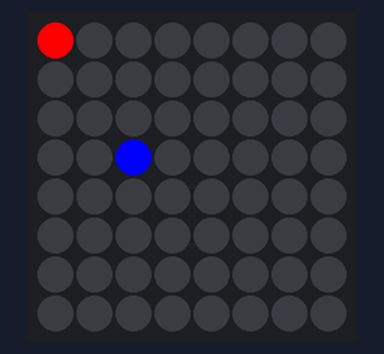
Recording of a program running on a simulated Raspberry Pi (BCM pin numbers) with a Sense HAT. On the bench: the Sense HAT's 8×8 RGB LED matrix. At 5.3 s the program stops and its outputs stay as they are.

Above: at 0.1 s.
At 1.54 s:
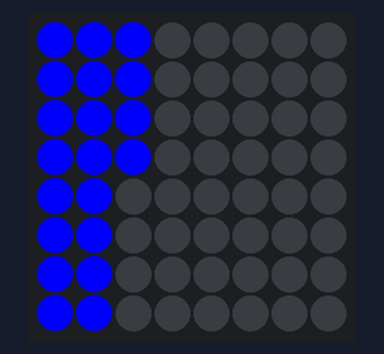
At 2.4 s:
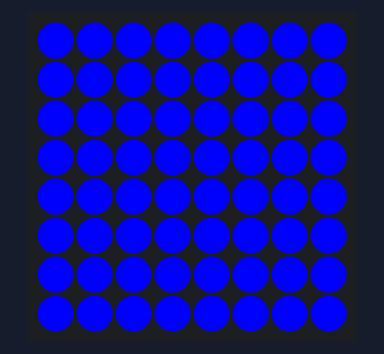
At 3.4 s:
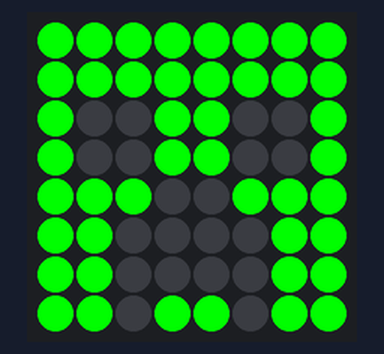
At 5.4 s:
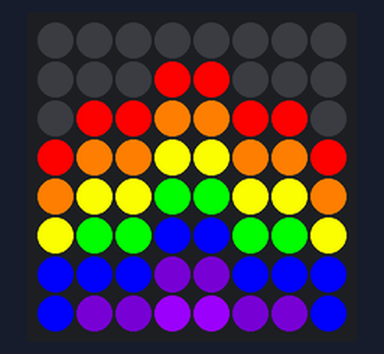

Measured:
- what the display in image 2 shows lasts 1.0 s, from 2.3 s to 3.3 s
- what the display in image 3 shows lasts 2.0 s, from 3.3 s to 5.3 s

The program:

04_pixels.py
```python
# File: 04_pixels.py
# Author: Raphael Holzer
# Date: 26. 11. 2018

# from <module> import <object>
from sense_hat import SenseHat
from time import sleep

sense = SenseHat()

red = (255, 0, 0)
green = (0, 255, 0)
blue = (0, 0, 255)
magenta = (255, 0, 255)
cyan = (0, 255, 255)
yellow = (255, 255, 0)
white = (255, 255, 255)
black = (0, 0, 0)

colors = (red, magenta, blue, cyan, green, yellow)
msg = 'Bonjour, ici la Terre!'

x = 0
y = 0

# cycle through the colours in the 'colors' list
sense.clear()
sense.set_pixel(x, y, red)

(x, y) = (2, 3) #on affiche le pixel colonne 2 ligne 3
sense.set_pixel(x, y, blue)
sleep(1)

for x in range(8):
    for y in range(8):
        sense.set_pixel(x, y, blue)
        sleep(0.02)

sleep(1)

o = green
x = black
creeper = [
    o, o, o, o, o, o, o, o,
    o, o, o, o, o, o, o, o,
    o, x, x, o, o, x, x, o,
    o, x, x, o, o, x, x, o,
    o, o, o, x, x, o, o, o,
    o, o, x, x, x, x, o, o,
    o, o, x, x, x, x, o, o,
    o, o, x, o, o, x, o, o] #remplace o par la couleur verte et x par noir

sense.set_pixels(creeper)
sleep(2)

b = (255, 255, 255)
r = (255, 0, 0)
o = (255, 127, 0)
j = (255, 255, 0)
v = (0, 255, 0)
b = (0, 0, 255)
i = (75, 0, 130)
m = (159, 0, 255)
n = (0, 0, 0)

image = [
    n,n,n,n,n,n,n,n,
    n,n,n,r,r,n,n,n,
    n,r,r,o,o,r,r,n,
    r,o,o,j,j,o,o,r,
    o,j,j,v,v,j,j,o,
    j,v,v,b,b,v,v,j,
    b,b,b,i,i,b,b,b,
    b,i,i,m,m,i,i,b
    ]

sense.set_pixels(image)
```
